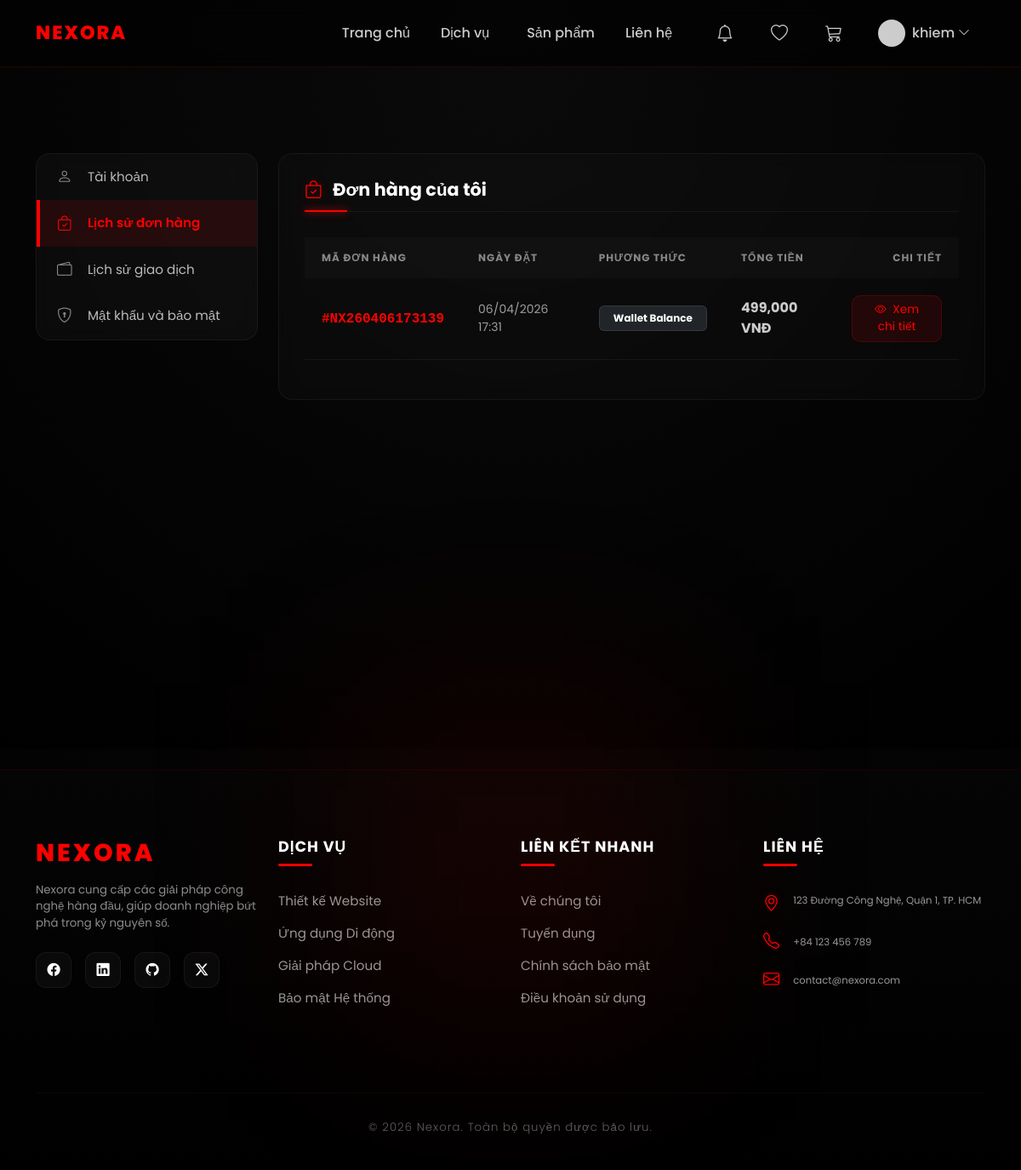
The page /users/orders/ (signed in) on the database as committed earlier.
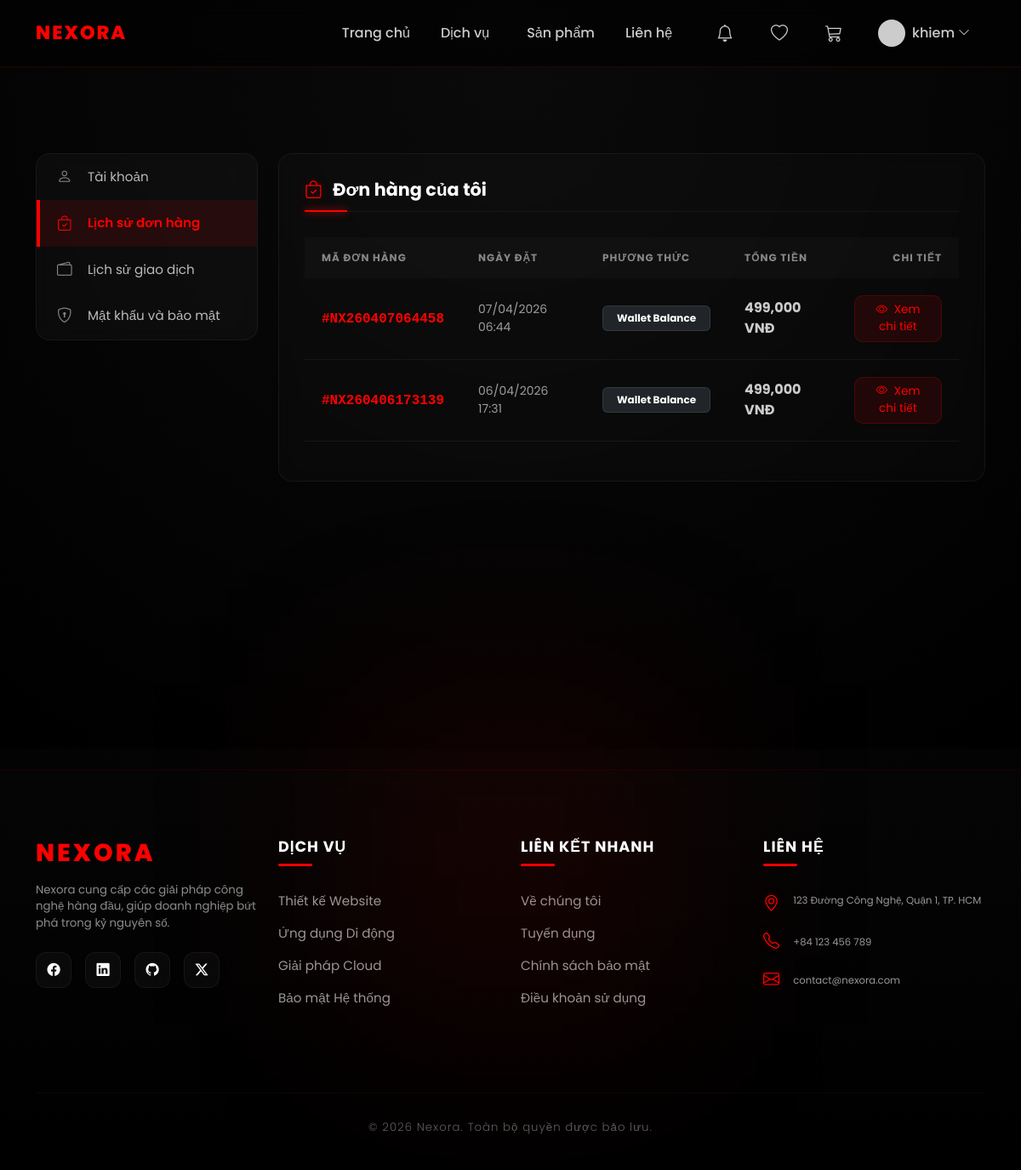
The same page on the database as committed later.
### shops/models.py (models this page shows, shortened)
class Order(models.Model):
    STATUS_CHOICES = [
        ('Pending', 'Chờ thanh toán'),
        ('Paid', 'Đã thanh toán'),
        ('Processing', 'Đang xử lý'),
        ('Completed', 'Hoàn thành'),
        ('Cancelled', 'Đã hủy'),
    ]
    PAYMENT_METHOD_CHOICES = [
        ('Bank Transfer', 'Chuyển khoản ngân hàng'),
        ('Momo', 'Ví điện tử Momo'),
        ('ZaloPay', 'Ví điện tử ZaloPay'),
    ]
    PAYMENT_STATUS_CHOICES = [
        ('Pending', 'Chờ thanh toán'),
        ('Paid', 'Đã thanh toán'),
    ]
    order_id = models.CharField(max_length=20, unique=True, editable=False, null=True)
    user = models.ForeignKey(User, on_delete=models.CASCADE, related_name='orders', null=True, blank=True)
    full_name = models.CharField(max_length=255)
    email = models.EmailField()
    phone = models.CharField(max_length=20)
    address = models.TextField(blank=True, null=True)
    note = models.TextField(blank=True, null=True)
    total_price = models.BigIntegerField(default=0)
    discount_amount = models.BigIntegerField(default=0)
    final_price = models.BigIntegerField(default=0)
    coupon = models.ForeignKey(Coupon, on_delete=models.SET_NULL, null=True, blank=True)
    status = models.CharField(max_length=20, choices=STATUS_CHOICES, default='Pending')
    payment_method = models.CharField(max_length=20, choices=PAYMENT_METHOD_CHOICES, default='Bank Transfer')
    payment_status = models.CharField(max_length=20, choices=PAYMENT_STATUS_CHOICES, default='Pending')
    created_at = models.DateTimeField(auto_now_add=True)
    updated_at = models.DateTimeField(auto_now=True)

### users/views.py (the view)
# urls.py: path('orders/', views.user_order_list, name='order_list'),
@login_required
def user_order_list(request):
    orders = request.user.orders.all().order_by('-created_at')
    return render(request, 'users/order.html', {'orders': orders})

### shops/models.py (called while the page is built)
    def get_total_price(self):
        return self.price * self.quantity

### users/templates/users/order.html (shortened to what this page needs)
{% extends "shops/base.html" %}
{% load static %}
{% load humanize %}
{% block extra_head %}
<link rel="stylesheet" href="{% static 'css/wallet.css' %}">
<link rel="stylesheet" href="{% static 'css/profile.css' %}">
{% endblock %}
{% block body_block %}
<div class="profile-page">
    <div class="container">
        <div class="row g-4">
            <div class="col-lg-3">
                <div class="sidebar-card">
                    <ul class="sidebar-menu">
                        <li class="sidebar-item">
                            <a href="{% url 'users:profile' %}">
                                <i class="bi bi-person"></i> Tài khoản
                            </a>
                        </li>
                        <li class="sidebar-item active">
                            <a href="{% url 'users:order_list' %}">
                                <i class="bi bi-bag-check"></i> Lịch sử đơn hàng
                            </a>
                        </li>
                        <li class="sidebar-item">
                            <a href="{% url 'users:wallet_index' %}">
                                <i class="bi bi-wallet2"></i> Lịch sử giao dịch
                            </a>
                        </li>
                        <li class="sidebar-item">
                            <a href="{% url 'users:password_change' %}">
                                <i class="bi bi-shield-lock"></i> Mật khẩu và bảo mật
                            </a>
                        </li>
                    </ul>
                </div>
            </div>
            <div class="col-lg-9">
                <div class="content-card">
                    <h5 class="section-title">
                        <i class="bi bi-bag-check me-2 text-danger"></i> Đơn hàng của tôi
                    </h5>
                    <div class="table-responsive">
                        <table class="table order-table text-white">
                            <thead>
                                <tr>
                                    <th>Mã đơn hàng</th>
                                    <th>Ngày đặt</th>
                                    <th>Phương thức</th>
                                    <th>Tổng tiền</th>
                                    <th class="text-end">Chi tiết</th>
                                </tr>
                            </thead>
                            <tbody>
                                {% for order in orders %}
                                <tr>
                                    <td>
                                        <span class="order-id-link">#{{ order.order_id }}</span>
                                    </td>
                                    <td class="small opacity-75">
                                        {{ order.created_at|date:"d/m/Y H:i" }}
                                    </td>
                                    <td>
                                        <span class="badge bg-dark border border-secondary border-opacity-25 px-3 py-2">
                                            {{ order.get_payment_method_display }}
                                        </span>
                                    </td>
                                    <td class="fw-bold">
                                        {{ order.final_price|intcomma }} VNĐ
                                    </td>
                                    <td class="text-end">
                                        <button type="button" class="btn btn-view-order" data-bs-toggle="modal" data-bs-target="#orderModal{{ order.id }}">
                                            <i class="bi bi-eye me-1"></i> Xem chi tiết
                                        </button>
                                    </td>
                                </tr>
                                {% endfor %}
                            </tbody>
                        </table>
                    </div>
                </div>
            </div>
        </div>
    </div>
</div>
{% endblock %}

Rows that differ between the two databases and show on the page:
added Order: order_id "NX260407064458", created_at "07/04/2026 06:44", payment_method "Wallet Balance", final_price "499,000"
